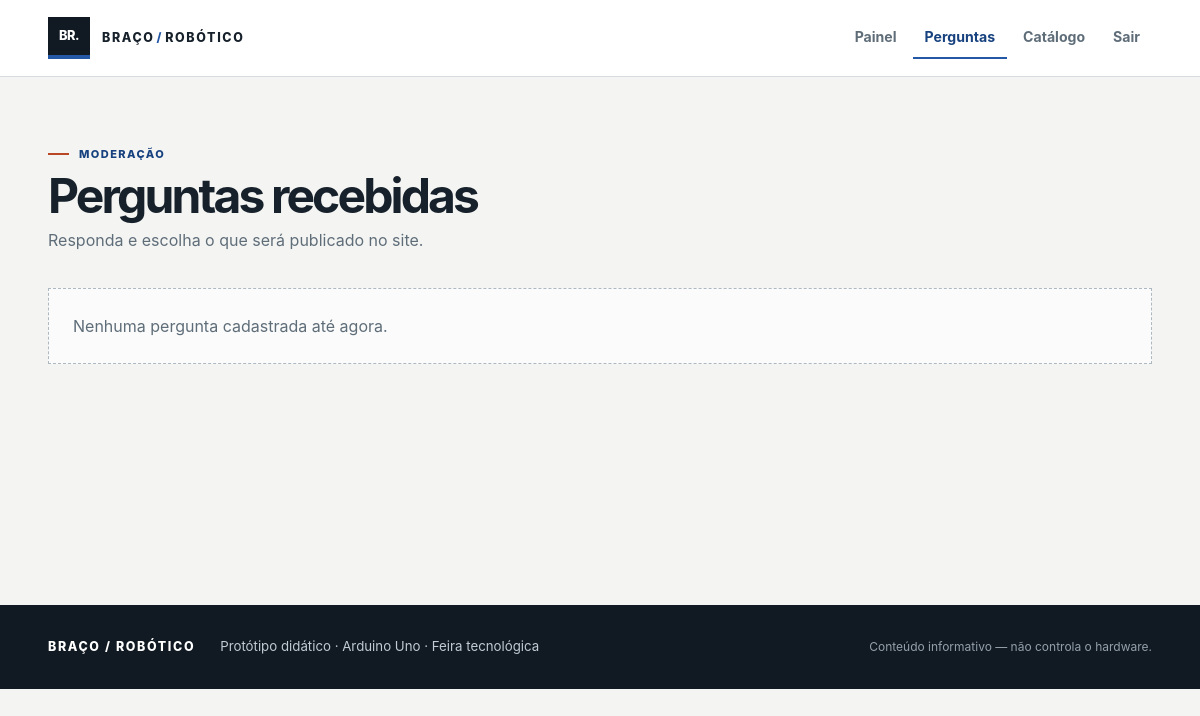
Page /admin/perguntas.php (signed in) on the earlier database version.
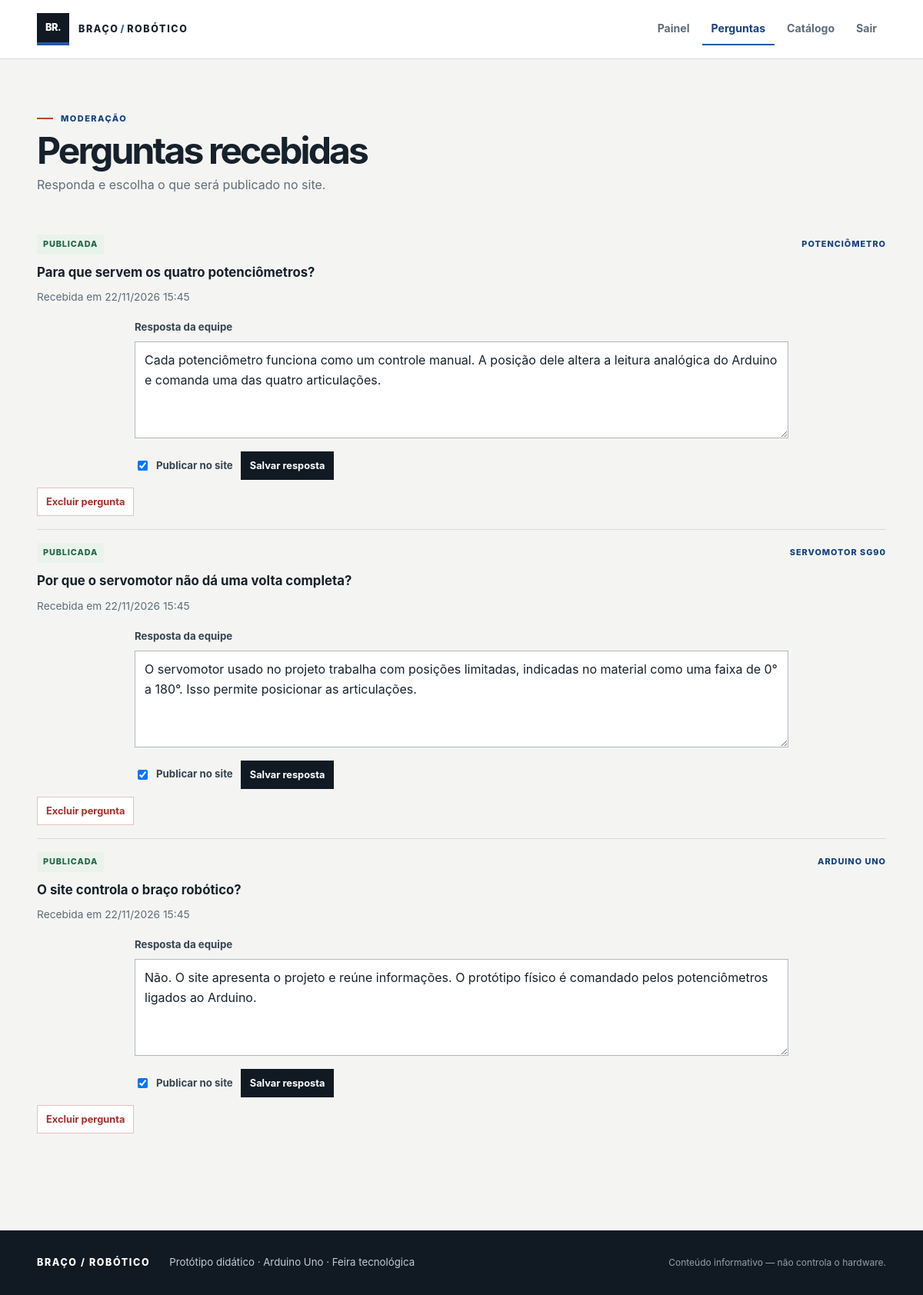
Same page on the later database version.
### tables this page shows
CREATE TABLE IF NOT EXISTS perguntas (
  id INT UNSIGNED NOT NULL AUTO_INCREMENT,
  componente_id INT UNSIGNED NULL,
  pergunta VARCHAR(500) NOT NULL,
  resposta VARCHAR(500) NULL,
  status ENUM('pendente', 'publicada') NOT NULL DEFAULT 'pendente',
  origem_legada_id INT UNSIGNED NULL,
  criado_em TIMESTAMP NOT NULL DEFAULT CURRENT_TIMESTAMP,
  respondida_em TIMESTAMP NULL DEFAULT NULL,
  PRIMARY KEY (id),
  UNIQUE KEY uq_pergunta_legada (origem_legada_id),
  KEY idx_perguntas_status_data (status, criado_em),
  CONSTRAINT fk_perguntas_componente FOREIGN KEY (componente_id)
    REFERENCES componentes (id) ON DELETE SET NULL ON UPDATE CASCADE,
  CONSTRAINT ck_pergunta_texto CHECK (CHAR_LENGTH(pergunta) BETWEEN 5 AND 500)
);

CREATE TABLE IF NOT EXISTS componentes (
  id INT UNSIGNED NOT NULL AUTO_INCREMENT,
  categoria_id INT UNSIGNED NOT NULL,
  nome VARCHAR(80) NOT NULL,
  descricao VARCHAR(500) NOT NULL,
  quantidade TINYINT UNSIGNED NOT NULL DEFAULT 1,
  especificacao VARCHAR(120) NULL,
  criado_em TIMESTAMP NOT NULL DEFAULT CURRENT_TIMESTAMP,
  atualizado_em TIMESTAMP NOT NULL DEFAULT CURRENT_TIMESTAMP ON UPDATE CURRENT_TIMESTAMP,
  PRIMARY KEY (id),
  UNIQUE KEY uq_componentes_nome (nome),
  KEY idx_componentes_categoria (categoria_id),
  CONSTRAINT ck_componentes_qtd CHECK (quantidade BETWEEN 1 AND 99),
  CONSTRAINT fk_componentes_categoria FOREIGN KEY (categoria_id)
    REFERENCES categorias (id) ON DELETE RESTRICT ON UPDATE CASCADE
);

### src/bootstrap.php (called while the page is built, shortened)
<?php
spl_autoload_register(static function (string $class): void {
    $prefix = 'App\\';
    $file = __DIR__ . '/' . str_replace('\\', '/', substr($class, strlen($prefix))) . '.php';
});
require __DIR__ . '/helpers.php';

### config/config.local.php (called while the page is built)
<?php
return [
    'db' => [
        'host' => '127.0.0.1',
        'port' => '3307',
        'name' => 'braco_robotico',
        'user' => 'root',
        'pass' => '',
    ],
    'admin' => [
        'user' => '',
        'password_hash' => '',
    ],
];

### config/config.php (called while the page is built)
<?php
$local = is_file(__DIR__ . '/config.local.php') ? require __DIR__ . '/config.local.php' : [];
$localDb = $local['db'] ?? [];
$localAdmin = $local['admin'] ?? [];
$get = static function (string $key, mixed $fallback): mixed {
    $value = getenv($key);
    return $value !== false && $value !== '' ? $value : $fallback;
};
return [
    'db' => [
        'host' => $get('DB_HOST', $localDb['host'] ?? '127.0.0.1'),
        'port' => $get('DB_PORT', $localDb['port'] ?? '3307'),
        'name' => $get('DB_NAME', $localDb['name'] ?? 'braco_robotico'),
        'user' => $get('DB_USER', $localDb['user'] ?? 'root'),
        'pass' => $get('DB_PASS', $localDb['pass'] ?? ''),
        'charset' => 'utf8mb4',
    ],
    'admin' => [
        'user' => $get('ADMIN_USER', $localAdmin['user'] ?? ''),
        'password_hash' => $get('ADMIN_PASSWORD_HASH', $localAdmin['password_hash'] ?? ''),
    ],
];

### src/Database.php (called while the page is built, shortened)
<?php
final class Database
{
    private static ?PDO $pdo = null;
    public static function conectar(): PDO
    {
        if (self::$pdo === null) {
            $config = (require __DIR__ . '/../config/config.php')['db'];
            $dsn = sprintf(
                'mysql:host=%s;port=%s;dbname=%s;charset=%s',
                $config['host'], $config['port'], $config['name'], $config['charset']
            );
            self::$pdo = new PDO($dsn, $config['user'], $config['pass'], [
                PDO::ATTR_ERRMODE => PDO::ERRMODE_EXCEPTION,
                PDO::ATTR_DEFAULT_FETCH_MODE => PDO::FETCH_ASSOC,
                PDO::ATTR_EMULATE_PREPARES => false,
                PDO::ATTR_STRINGIFY_FETCHES => false,
            ]);
        }
        return self::$pdo;
    }
}

### src/Services/PerguntaService.php (called while the page is built, shortened)
<?php
final class PerguntaService
{
    private PDO $db;
    public function __construct()
    {
        $this->db = Database::conectar();
    }
    public function listarAdmin(): array
    {
        return $this->db->query(
            'SELECT p.id, p.pergunta, p.resposta, p.status, p.criado_em, p.respondida_em,
                    c.nome AS componente
             FROM perguntas p LEFT JOIN componentes c ON c.id = p.componente_id
             ORDER BY (p.status = \'pendente\') DESC, p.criado_em DESC, p.id DESC'
        )->fetchAll();
    }
}

### public/admin/perguntas.php (the view, shortened to what the changed rows need)
<?php
require __DIR__ . '/../../src/bootstrap.php';
$service = new PerguntaService();
$perguntas = $service->listarAdmin();
cabecalho('Gerenciar perguntas', 'perguntas', true);
?>
<header class="admin-heading"><div><span class="eyebrow">Moderação</span><h1>Perguntas recebidas</h1><p>Responda e escolha o que será publicado no site.</p></div></header>
<?php if (!$perguntas): ?><div class="empty-state">Nenhuma pergunta cadastrada até agora.</div><?php else: ?>
  <div class="admin-card">
    <?php foreach ($perguntas as $p): ?>
      <article class="admin-card">
        <div class="component-top"><span class="status status-<?= e($p['status']) ?>"><?= $p['status'] === 'pendente' ? 'Pendente' : 'Publicada' ?></span><span class="category-label"><?= e($p['componente'] ?: 'Pergunta geral') ?></span></div>
        <h3><?= e($p['pergunta']) ?></h3>
        <p>Recebida em <?= e(date('d/m/Y H:i', strtotime($p['criado_em']))) ?></p>
        <form method="post" action="perguntas.php" class="admin-form">
          <div class="field"><label for="resposta-<?= (int) $p['id'] ?>">Resposta da equipe</label><textarea id="resposta-<?= (int) $p['id'] ?>" name="resposta" maxlength="500" placeholder="Escreva uma resposta objetiva..."><?= e($p['resposta']) ?></textarea></div>
          <div class="admin-actions"><label class="field-label"><input type="checkbox" name="publicar" value="1" <?= $p['status'] === 'publicada' ? 'checked' : '' ?>> Publicar no site</label><button class="button button-dark button-small" type="submit">Salvar resposta</button></div>
        </form>
        <form method="post" action="perguntas.php" data-confirm="Excluir esta pergunta permanentemente?" style="margin-top:10px">
          <?= csrf_campo() ?><input type="hidden" name="acao" value="excluir"><input type="hidden" name="id" value="<?= (int) $p['id'] ?>"><button class="button button-danger button-small" type="submit">Excluir pergunta</button>
        </form>
      </article>
    <?php endforeach; ?>
  </div>
<?php endif; ?>
<?php rodape(true); ?>

### src/helpers.php (shortened to what the changed rows need)
<?php
function e(?string $value): string
{
    return htmlspecialchars($value ?? '', ENT_QUOTES | ENT_SUBSTITUTE, 'UTF-8');
}
function csrf_token(): string
{
    return (string) $_SESSION['csrf'];
}
function csrf_campo(): string
{
    return '<input type="hidden" name="csrf" value="' . e(csrf_token()) . '">';
}
function cabecalho(string $titulo, string $ativo = '', bool $admin = false, string $base = ''): void
{
    $itens = [
        'inicio' => ['index.php', 'Visão geral'],
        'como' => ['como-funciona.php', 'Funcionamento'],
        'componentes' => ['componentes.php', 'Componentes'],
        'duvidas' => ['duvidas.php', 'Perguntas'],
    ];
    echo '<!doctype html><html lang="pt-BR"><head><meta charset="utf-8">';
    $basePath = $admin ? '../' : $base;
    echo '<link rel="stylesheet" href="' . e($basePath) . 'css/style.css?v=3">';
    echo '</head><body>';
    echo '<header class="site-header"><div class="header-inner">';
    echo '<nav class="main-nav" aria-label="Navegação principal">';
    if ($admin) {
        $adminItens = ['painel' => ['index.php', 'Painel'], 'perguntas' => ['perguntas.php', 'Perguntas'], 'componentes' => ['componentes.php', 'Catálogo']];
        foreach ($adminItens as $key => [$url, $label]) {
            echo '<a href="' . e($url) . '" class="' . ($ativo === $key ? 'is-active' : '') . '">' . e($label) . '</a>';
        }
        echo '<form method="post" action="logout.php" class="nav-form">' . csrf_campo() . '<button class="nav-link" type="submit">Sair</button></form>';
    } else {
        foreach ($itens as $key => [$url, $label]) {
            echo '<a href="' . e($basePath . $url) . '" class="' . ($ativo === $key ? 'is-active' : '') . '">' . e($label) . '</a>';
        }
        echo '<a class="nav-admin" href="' . e($basePath . 'admin/login.php') . '">Área da equipe ↗</a>';
    }
    echo '</nav><button class="menu-toggle" type="button" aria-expanded="false" aria-controls="mobile-nav">Menu</button>';
    echo '</div><div id="mobile-nav" class="mobile-nav" hidden>';
    echo '</div></header><main id="conteudo" class="page-shell">';
}
function rodape(bool $admin = false, string $base = ''): void
{
    echo '</main><footer class="site-footer"><div class="footer-inner">';
    echo '</div></footer>';
    $basePath = $admin ? '../' : $base;
    echo '<script src="' . e($basePath) . 'js/site.js?v=3" defer></script></body></html>';
}

Differences in the rows shown:
added perguntas: shows "PUBLICADA", componente.nome "POTENCIÔMETRO", pergunta "Para que servem os quatro potenciômetros?", criado_em "22/11/2026 15:45", resposta "Cada potenciômetro funciona como um controle manual. A posição dele altera a leitura analógica do Arduino e comanda uma das quatro articulações.", status "☑"
added perguntas: shows "PUBLICADA", componente.nome "SERVOMOTOR SG90", pergunta "Por que o servomotor não dá uma volta completa?", criado_em "22/11/2026 15:45", resposta "O servomotor usado no projeto trabalha com posições limitadas, indicadas no material como uma faixa de 0° a 180°. Isso permite posicionar as articulações.", status "☑"
added perguntas: shows "PUBLICADA", componente.nome "ARDUINO UNO", pergunta "O site controla o braço robótico?", criado_em "22/11/2026 15:45", resposta "Não. O site apresenta o projeto e reúne informações. O protótipo físico é comandado pelos potenciômetros ligados ao Arduino.", status "☑"
Other differences:
text no longer shown: "Nenhuma pergunta cadastrada até agora."
